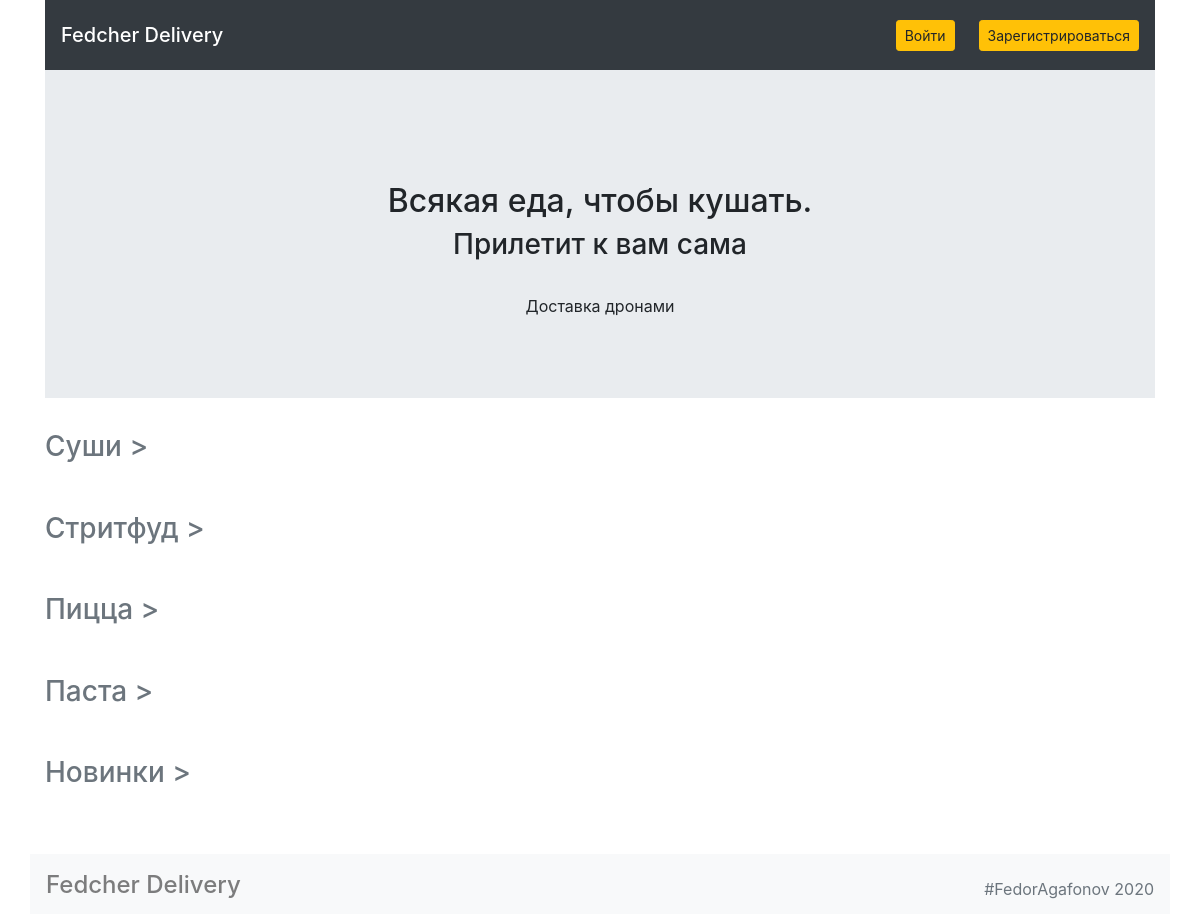
/, run on an earlier commit of the app's database.
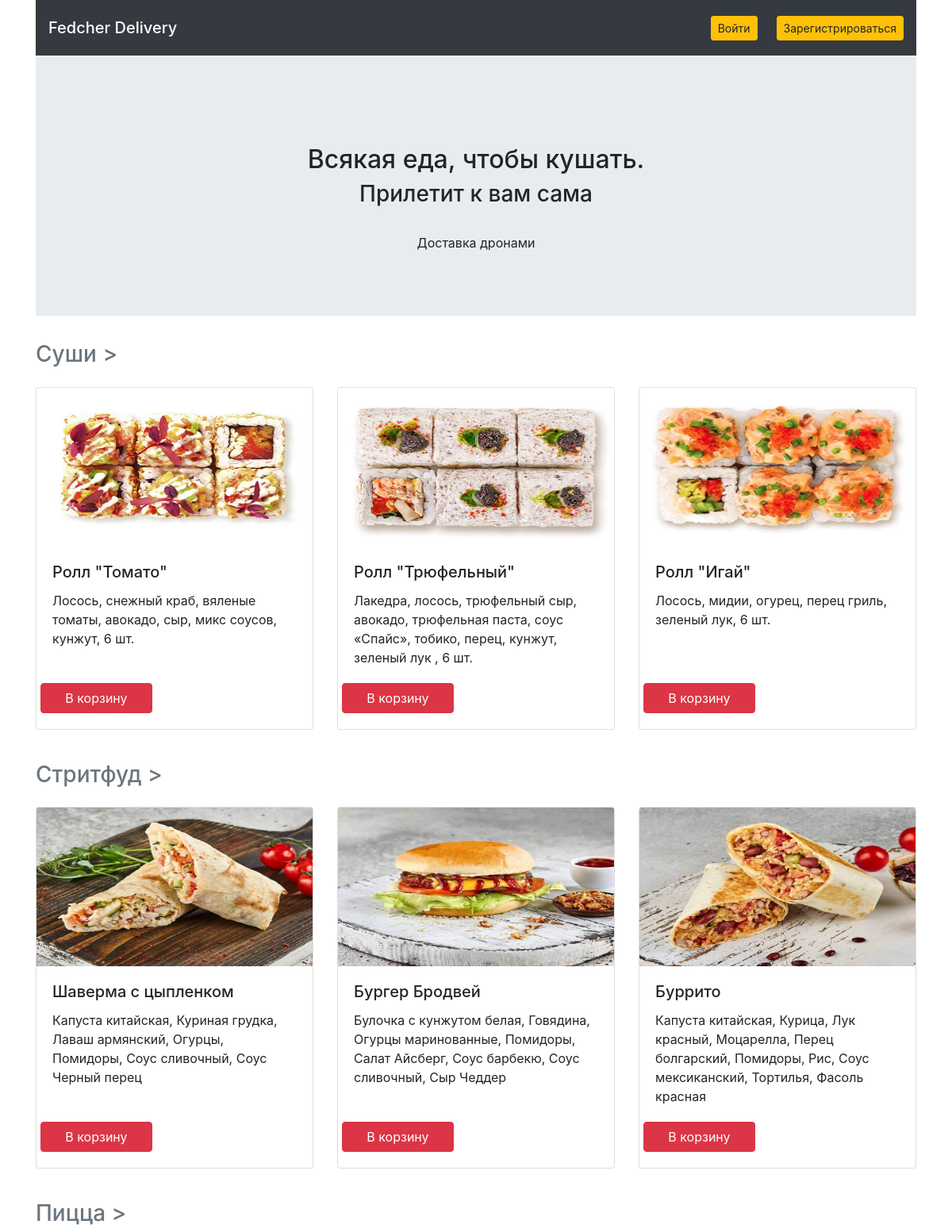
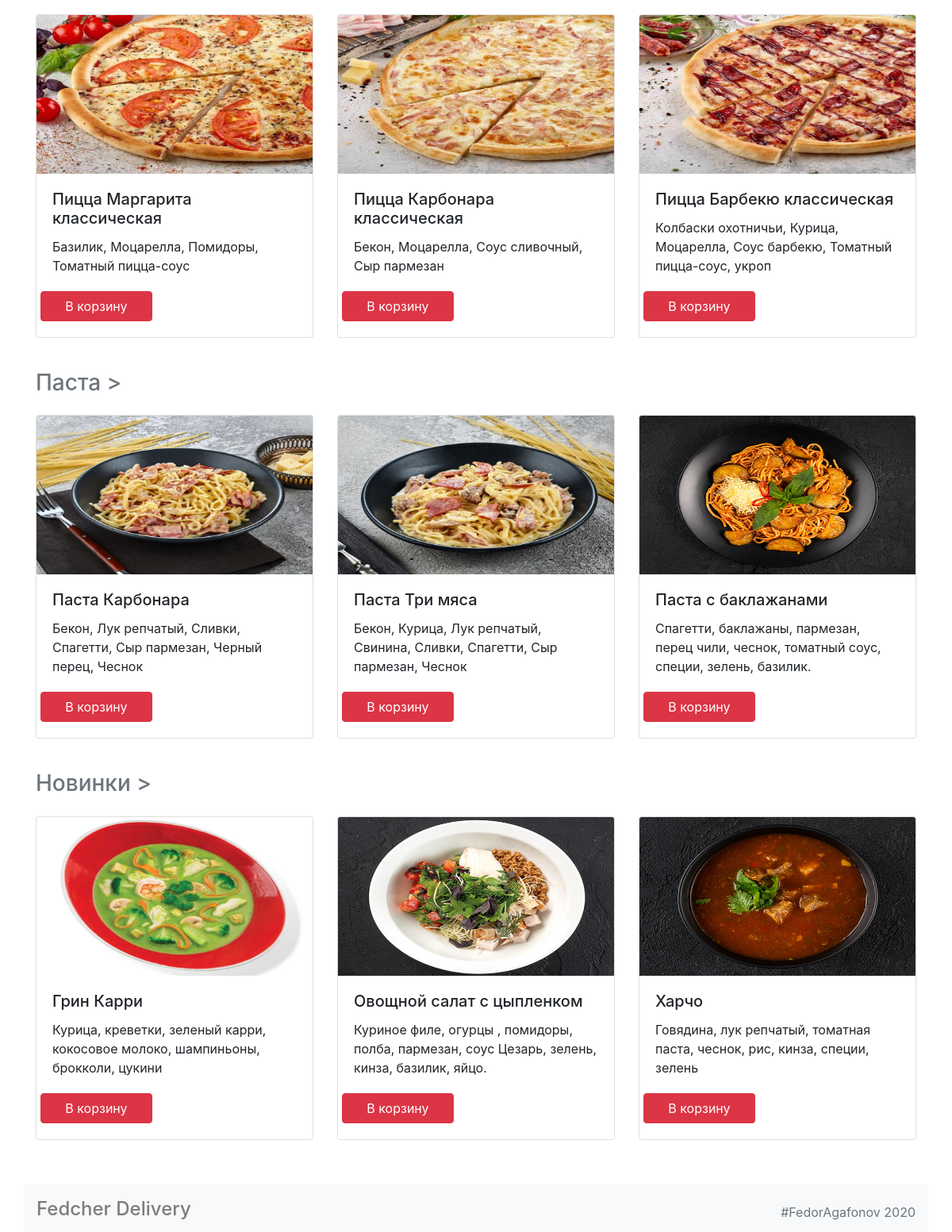
And on a later commit of the database (2 pictures, top to bottom).
### models.py (models this page shows)
class Category(db.Model):
    __tablename__ = 'categorys'
    id = db.Column(db.Integer, primary_key=True)
    title = db.Column(db.String, nullable=False)
    meal = db.relationship("Meal")

class Meal(db.Model):
    __tablename__ = 'meals'
    id = db.Column(db.Integer, primary_key=True)
    title = db.Column(db.String, nullable=False)
    price = db.Column(db.String, nullable=False)
    description = db.Column(db.String, nullable=False)
    picture = db.Column(db.String, nullable=False)
    category_id = db.Column(db.Integer, db.ForeignKey("categorys.id"))
    category = db.relationship("Category")
    orders_details = db.relationship("OrderDetail")

### views.py (the view)
@app.route('/')
def render_main_page():
    categories = db.session.query(Category.title, Category.id).all()
    clean_categories = []
    for category in categories:
        clean_categories.append(tuple(category))
    category_meal = {}
    for i in range(1, len(clean_categories) + 1):
        category_meal[i] = [item for item in db.session.query(Meal).filter(Meal.category_id == i).limit(3)]
    login = session.get('is_auth')
    return render_template("main.html", categories=clean_categories, meals=category_meal, is_auth=login)

### templates/main.html
{% extends 'base.html' %}
{% block container %}
<main class="container">
  <section class="jumbotron jumbotron-fluid">
    <div class="text-center">
      <h1 class="h2 mt-5 m-2">Всякая еда, чтобы кушать.</h1>
      <h2 class="h3">Прилетит к вам сама</h2>
      <p class="pt-4">Доставка дронами</p>
    </div>
  </section>
  {% for category in categories %}
  <section>
    <h3 class="my-4"><a href="{{ url_for('render_categories_page', category_id=category[1]) }}" class="text-secondary">{{ category[0] }} ></a></h3>
    <div class="row mt-4">
      {% for meal in meals[category[1]] %}
      <div class="meal col-12 col-md-4">
        <div class="card mb-3">
          <img src="{{ url_for('static', filename='img/'+meal.picture) }}" width="300" height="200" class="card-img-top">
          <div class="card-body">
            <div class="description">
              <h4 class="h5 card-title ">{{ meal.title }}</h4>
              <p class="card-text">{{ meal.description }}</p>
            </div>
            <div class="row btn-inp">
            {% if is_auth %}
            <a href="{{ url_for('add_to_cart', meal_id=meal.id) }}" class="mx-3 btn btn-danger">В корзину</a>
            {% else %}
            <a href="{{ url_for('render_login_page') }}" class="col-5 btn btn-danger">В корзину</a>
            {% endif %}
            </div>
          </div>
        </div>
      </div>
      {% endfor %}
    </div>
  </section>
  {% endfor %}
</main>
{% endblock %}

### templates/base.html (shortened to what this page needs)
<!DOCTYPE html>
<html lang="ru">
<head>
  <link rel="stylesheet" href="https://stackpath.bootstrapcdn.com/bootstrap/4.3.1/css/bootstrap.min.css">
  <link rel="stylesheet" href="{{ url_for('static', filename='css/main.css') }}">
</head>
<body>
  <header class="container">
    <nav class=" navbar navbar-dark bg-dark">
      <ul class="navbar-nav mr-auto mt-2 mt-lg-0 text-white">
        <p class=" h5 my-2 text-white bg-dark"><a href="{{ url_for('render_main_page') }}" class="text-white">Fedcher Delivery</a></p>
      </ul>
      {% if is_auth %}
      <div class="profile">
        <div class="hover-profile">
          <a href="{{ url_for('render_cart_page') }}" class="cart btn btn-warning btn-sm ml-4">Корзина</a>
          <a href="{{ url_for('render_account_page') }}" class="order btn btn-warning btn-sm ml-4">Мои зказы</a>
          <a href="{{ url_for('render_profile_page') }}" class="data btn btn-warning btn-sm ml-4">Мои данные</a>
          <a href="{{ url_for('render_logout_page') }}" class="out btn btn-warning btn-sm ml-4">Выйти</a>
        </div>
        <div class="header-profile h5 text-white bg-dark navbar-dark">Профиль</div>
      </div>
      {% else %}
      <a href="{{ url_for('render_login_page') }}" class="btn btn-warning btn-sm ml-4">Войти</a>
      <a href="{{ url_for('render_register_page') }}" class="btn btn-warning btn-sm ml-4">Зарегистрироваться</a>
      {% endif %}
    </nav>
  </header>
  {% block container %}
  {% endblock %}
  <footer class="footer">
    <nav class="container navbar navbar-light bg-light">
      <ul class="navbar-nav mr-auto">
        <p class="h4 nav-link">Fedcher Delivery</p>
      </ul>
      <a class="text-muted" href="#">#FedorAgafonov 2020</a>
    </nav>
  </footer>
</body>
</html>

### static/css/main.css (style rules this page uses)
body { padding: 0; margin: 0; }
.navbar { height: 70px; }
.meal { display: flex; }
.meal a { height: 38px; margin-top: 20px; width: 100%; }
.card-body { display: flex; flex-wrap: wrap; flex-direction: column; justify-content: space-between; }

### templates/base.html (style rules this page uses)
html { position: relative; min-height: 100%; }
body { margin-bottom: 60px; }
.footer { position: absolute; bottom: 0; width: 100%; height: 60px; line-height: 60px; }
.navbar { padding-top: 0; padding-bottom: 0; }

What changed in the data, as far as the page shows it:
added Meal: picture (picture), title "Ролл \"Томато\"", description "Лосось, снежный краб, вяленые томаты, авокадо, сыр, микс соусов, кунжут, 6 шт.", shown under Category "Суши"
added Meal: picture (picture), title "Ролл \"Трюфельный\"", description "Лакедра, лосось, трюфельный сыр, авокадо, трюфельная паста, соус «Спайс», тобико, перец, кунжут, зеленый лук , 6 шт.", shown under Category "Суши"
added Meal: picture (picture), title "Ролл \"Игай\"", description "Лосось, мидии, огурец, перец гриль, зеленый лук, 6 шт.", shown under Category "Суши"
added Meal: picture (picture), title "Шаверма с цыпленком", description "Капуста китайская, Куриная грудка, Лаваш армянский, Огурцы, Помидоры, Соус сливочный, Соус Черный перец", shown under Category "Стритфуд"
added Meal: picture (picture), title "Бургер Бродвей", description "Булочка с кунжутом белая, Говядина, Огурцы маринованные, Помидоры, Салат Айсберг, Соус барбекю, Соус сливочный, Сыр Чеддер", shown under Category "Стритфуд"
added Meal: picture (picture), title "Буррито", description "Капуста китайская, Курица, Лук красный, Моцарелла, Перец болгарский, Помидоры, Рис, Соус мексиканский, Тортилья, Фасоль красная", shown under Category "Стритфуд"
added Meal: picture (picture), title "Пицца Маргарита классическая", description "Базилик, Моцарелла, Помидоры, Томатный пицца-соус", shown under Category "Пицца"
added Meal: picture (picture), title "Пицца Карбонара классическая", description "Бекон, Моцарелла, Соус сливочный, Сыр пармезан", shown under Category "Пицца"
added Meal: picture (picture), title "Пицца Барбекю классическая", description "Колбаски охотничьи, Курица, Моцарелла, Соус барбекю, Томатный пицца-соус, укроп", shown under Category "Пицца"
added Meal: picture (picture), title "Паста Карбонара", description "Бекон, Лук репчатый, Сливки, Спагетти, Сыр пармезан, Черный перец, Чеснок", shown under Category "Паста"
added Meal: picture (picture), title "Паста Три мяса", description "Бекон, Курица, Лук репчатый, Свинина, Сливки, Спагетти, Сыр пармезан, Чеснок", shown under Category "Паста"
added Meal: picture (picture), title "Паста с баклажанами", description "Спагетти, баклажаны, пармезан, перец чили, чеснок, томатный соус, специи, зелень, базилик.", shown under Category "Паста"
added Meal: picture (picture), title "Грин Карри", description "Курица, креветки, зеленый карри, кокосовое молоко, шампиньоны, брокколи, цукини", shown under Category "Новинки"
added Meal: picture (picture), title "Овощной салат с цыпленком", description "Куриное филе, огурцы , помидоры, полба, пармезан, соус Цезарь, зелень, кинза, базилик, яйцо.", shown under Category "Новинки"
added Meal: picture (picture), title "Харчо", description "Говядина, лук репчатый, томатная паста, чеснок, рис, кинза, специи, зелень", shown under Category "Новинки"
